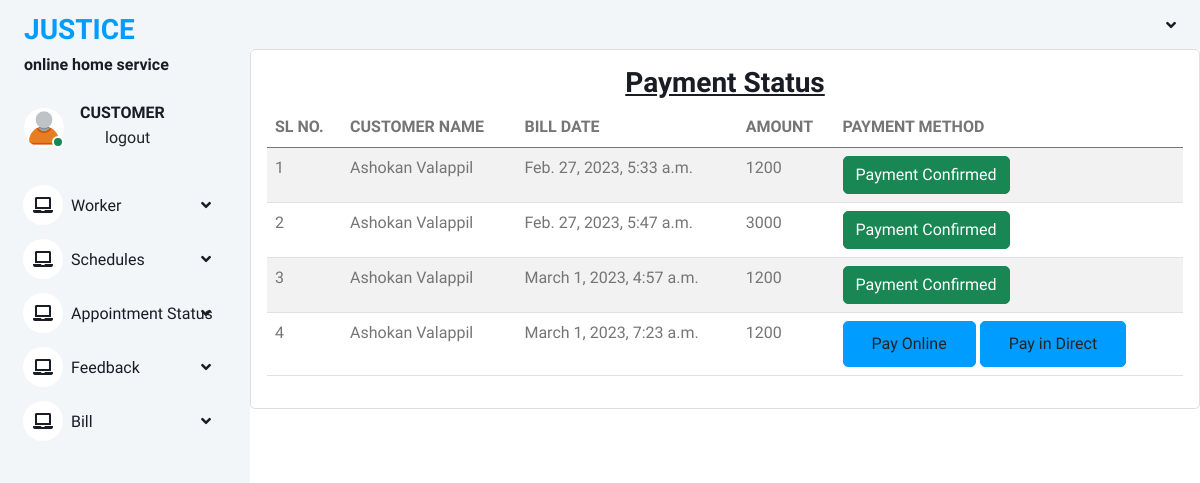
Page /view_payment_by_customer (signed in) on the committed database.
### ohs_app/models.py (models this page shows)
class Bill(models.Model):
    name=models.ForeignKey(Register,on_delete=models.CASCADE)
    bill_date=models.DateTimeField(auto_now_add=True)
    amount=models.IntegerField()
    paid_on=models.DateField(auto_now=True)
    status=models.IntegerField(default=0)

class Register(models.Model):
    user = models.OneToOneField(Login, on_delete=models.CASCADE)
    name = models.CharField(max_length=100)
    address = models.CharField(max_length=1000)
    mobile = models.CharField(max_length=40)
    email = models.EmailField()
    def __str__(self):
        return self.name

### ohs_app/views.py (the view)
# urls.py: path("view_payment_by_customer", views.view_payment_by_customer, name="view_payment_by_customer"),
@login_required(login_url='login_page')
def view_payment_by_customer(request):
    u = Register.objects.get(user=request.user)
    a = Bill.objects.filter(name=u)
    return render(request,'customer/view_payment_det_customer.html',{'a':a})

### templates/customer/view_payment_det_customer.html
{% extends 'customer/customer_base.html' %}
{% load crispy_forms_tags %}
{% block content %}
<div class="col-lg-12 grid-margin stretch-card">
              <div class="card">
                <div class="card-body">
                 <h3 class="card-title"><center><u>Payment Status</u></center></h3>
                  <div class="table-responsive">
                    <table class="table table-striped">
                      <thead>
                        <tr>
                          <th>SL NO.</th>
                          <th>CUSTOMER NAME</th>
                          <th>BILL DATE</th>
                          <th>AMOUNT</th>
                          <th>PAYMENT METHOD </th>
                        </tr>
                      </thead>
                      <tbody>
                      {% for i in a %}
                        <tr>
                          <td>{{forloop.counter}}</td>
                          <td>{{ i.name }}</td>
                          <td>{{ i.bill_date }}</td>
                          <td>{{ i.amount }}</td>
                          <td>
                              {% if i.status == 0 %}
                              <button type="button" class="btn btn-primary"><a href=" {% url 'pay_bill_online' i.id %} " class="dropdown-item">Pay Online</a></button>
                              <button type="button" class="btn btn-primary"><a href=" {% url 'pay_in_direct' i.id %} " class="dropdown-item">Pay in Direct </a></button>
                              {% else %}
                        <button type="button" class="btn btn-success">Payment Confirmed</button>
                              {% endif %}
                          </td>
                        </tr>
                      {% endfor %}
                      </tbody>
                    </table>
                  </div>
                </div>
              </div>
            </div>
{% endblock %}

### static/static1/asset/css/style.css (style rules this page uses)
:root { --primary: #009CFF; --light: #F3F6F9; --dark: #191C24; }
.btn { transition: .5s; }
.btn.btn-primary { color: #FFFFFF; }

### rows in the picture
Bill: name "Ashokan Valappil", bill_date "Feb. 27, 2023, 5:33 a.m.", amount "1200", status "Payment Confirmed"
Bill: name "Ashokan Valappil", bill_date "Feb. 27, 2023, 5:47 a.m.", amount "3000", status "Payment Confirmed"
Bill: name "Ashokan Valappil", bill_date "March 1, 2023, 4:57 a.m.", amount "1200", status "Payment Confirmed"
Bill: name "Ashokan Valappil", bill_date "March 1, 2023, 7:23 a.m.", amount "1200", status "Pay Online"
